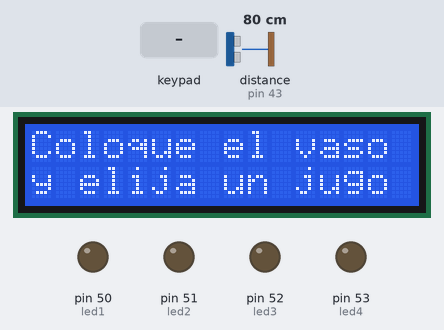
A sketch run on a simulated Arduino Mega 2560, built with avr-gcc and run on an emulated ATmega2560. Shown: 16×2 character LCD, output pins drawn as LEDs (lit = HIGH). Wiring (inferred from the names in the program): ultrasonic range finder: trigger pin 45; echo pin 43. The test bench sets the inputs (shaded band); at power-on: distance to the obstacle (sensor on pin 43) 80 cm. The echo pulse lasts 58.3 µs per cm; pins used as bus, display or sensor lines are not drawn.

Above: at 3.2 s.
3.3 s: distance to the obstacle (sensor on pin 43) set to 10 cm
At 4.3 s:
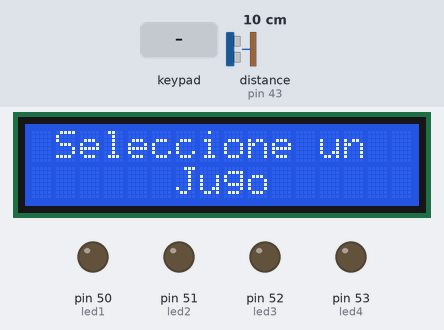
5.7 s: keypad keys 2 3 4 5 pressed 1.5 s apart
At 6.8 s:
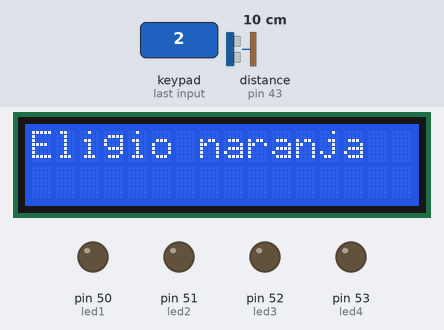
At 8.4 s:
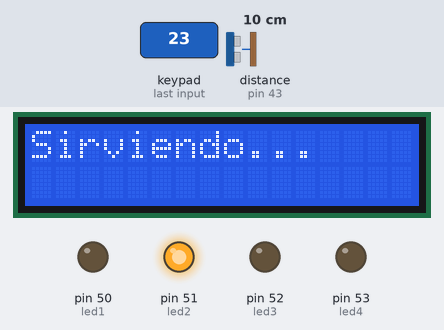
17.6 s: key '1' pressed
23.5 s: key 'A' pressed
29.4 s: distance to the obstacle (sensor on pin 43) set to 2 cm
35.3 s: distance to the obstacle (sensor on pin 43) set to 8 cm
41.2 s: distance to the obstacle (sensor on pin 43) set to 11 cm
At 49.9 s:
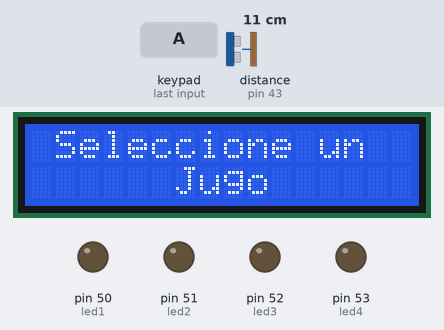
Timing chart, 0 to 50.7 s (numbered marks = the images above; inputs shaded):
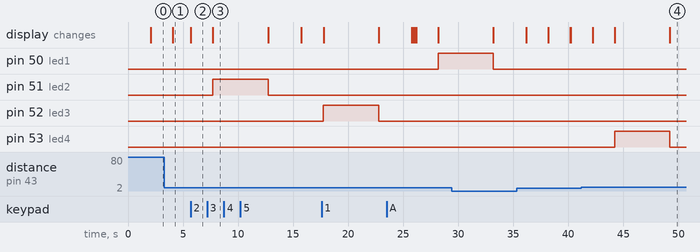

Measured:
- after the input at 3.3 s, the display: first differs from a run without the input after 0.79 s (image 1)
- after the input at 5.7 s, pin 51 (led2): LOW → HIGH after 2.0 s, → LOW 5.0 s later; the display: changes at once (image 2)
- after the input at 41.2 s, the display: first differs from a run without the input after 8.0 s (image 4)

The sketch:

Jugomatik.ino
```cpp
#include <Keypad.h>
#include <LiquidCrystal.h>

LiquidCrystal lcd(22, 24, 37, 35, 33, 31);

int led1 =50, led2 =51, led3 =52, led4 =53, Trig, duracion, Echo, distancia, vasovacio; /*Agregue Trig, duracion, Echo, distancia, vasovacio; PORQUE NO ESTABAN DECLARADAS*/

/*SENSOR*/
const int trigPin =45;
const int echoPin =43;
long duration;
int distanceCm;
/*SENSOR*/

//Config del Teclado
const byte filas=4;
const byte colum=4;

char botones[filas][colum]={
  {'1','2','3','A'},
  {'4','5','6','B'},
  {'7','8','9','C'},
  {'#','0','*','D'}
};

byte pinesFila[filas]={2,3,4,5};
byte pinesColu[colum]={7,6,9,8};


Keypad teclado=Keypad( makeKeymap(botones),pinesFila,pinesColu,filas,colum );

void setup() {

  Serial.begin(9600);
  lcd.begin(16, 2);
  lcd.setCursor(1,0);
  lcd.print("Jugomatik 2.0");
  lcd.setCursor(0,0);
  delay(2000);

  lcd.clear();
  pinMode(trigPin, OUTPUT);
  pinMode(echoPin, INPUT);
  pinMode(led1, OUTPUT);
  pinMode(led2, OUTPUT);
  pinMode(led3, OUTPUT);
  pinMode(led4, OUTPUT);
  digitalWrite(led1, LOW);
  digitalWrite(led2, LOW);
  digitalWrite(led3, LOW);
  digitalWrite(led4, LOW);

}


void loop() {
char key = teclado.getKey();


 digitalWrite(trigPin,LOW);
 delayMicroseconds(4);
 digitalWrite(trigPin,HIGH);
 delayMicroseconds(10);
 digitalWrite(trigPin,LOW);

 duration = pulseIn(echoPin,HIGH);
 distanceCm = duration*0.034/2;

 if (distanceCm > 13){
  lcd.clear();
  lcd.setCursor(0,0);
  lcd.print("Coloque el vaso");
  lcd.setCursor(0,1);
  lcd.print("y elija un jugo");
  delay(2000);
  lcd.clear();
  }


 if(distanceCm < 13 ) {

if (distanceCm < 9) {
  lcd.clear();
  lcd.setCursor(0,0);
  lcd.print("Coloque un");
  lcd.setCursor(0,1);
  lcd.print("vaso vacio");
  delay(2000);
  lcd.clear();
  }


    lcd.setCursor(1,0);
    lcd.print("Seleccione un");
    lcd.setCursor(6,1);
    lcd.print("Jugo");
    if (key != NO_KEY){
      lcd.clear();
      lcd.setCursor(0,0);
      if(key == '1'){
        lcd.clear();
        lcd.setCursor(0,0);
        lcd.print("Eligio manzana");
        delay(2000);
        digitalWrite(led1, HIGH);
        lcd.clear();
        lcd.setCursor(0,0);
        lcd.print("Sirviendo...");
        delay(5000);
        digitalWrite(led1, LOW);
        lcd.clear();
        lcd.setCursor(0,0);
        lcd.print("Retire el vaso");
        delay(3000);
        lcd.clear();
        }
      if(key == '2'){
        lcd.clear();
        lcd.setCursor(0,0);
        lcd.print("Eligio naranja");
        delay(2000);
        digitalWrite(led2, HIGH);
        lcd.clear();
        lcd.setCursor(0,0);
        lcd.print("Sirviendo...");
        delay(5000);
        digitalWrite(led2, LOW);
        lcd.clear();
        lcd.setCursor(0,0);
        lcd.print("Retire el vaso");
        delay(3000);
        lcd.clear();
        }
      if(key == '3'){
        lcd.clear();
        lcd.setCursor(0,0);
        lcd.print("Eligio pomelo");
        delay(2000);
        digitalWrite(led3, HIGH);
        lcd.clear();
        lcd.setCursor(0,0);
        lcd.print("Sirviendo...");
        delay(5000);
        digitalWrite(led3, LOW);
        lcd.clear();
        lcd.setCursor(0,0);
        lcd.print("Retire el vaso");
        delay(3000);
        lcd.clear();
        }
      if(key == 'A'){
        lcd.clear();
        lcd.setCursor(0,0);
        lcd.print("Eligio limon");
        delay(2000);
        digitalWrite(led4, HIGH);
        lcd.clear();
        lcd.setCursor(0,0);
        lcd.print("Sirviendo...");
        delay(5000);
        digitalWrite(led4, LOW);
        lcd.clear();
        }
    }
       } //cierre si el vaso esta vacio
  } //cierre de loop
```
